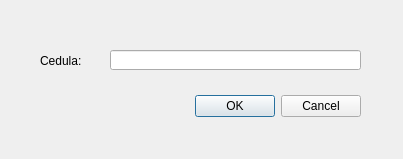
<?xml version="1.0" encoding="UTF-8"?>
<ui version="4.0">
 <class>VentanaEliminar</class>
 <widget class="QDialog" name="VentanaEliminar">
  <property name="geometry">
   <rect>
    <x>0</x>
    <y>0</y>
    <width>403</width>
    <height>159</height>
   </rect>
  </property>
  <property name="windowTitle">
   <string>Dialog</string>
  </property>
  <widget class="QDialogButtonBox" name="buttonBox">
   <property name="geometry">
    <rect>
     <x>20</x>
     <y>90</y>
     <width>341</width>
     <height>32</height>
    </rect>
   </property>
   <property name="orientation">
    <enum>Qt::Horizontal</enum>
   </property>
   <property name="standardButtons">
    <set>QDialogButtonBox::Cancel|QDialogButtonBox::Ok</set>
   </property>
  </widget>
  <widget class="QLineEdit" name="espacio_cedula">
   <property name="geometry">
    <rect>
     <x>110</x>
     <y>50</y>
     <width>251</width>
     <height>20</height>
    </rect>
   </property>
  </widget>
  <widget class="QLabel" name="cedula">
   <property name="geometry">
    <rect>
     <x>40</x>
     <y>50</y>
     <width>61</width>
     <height>21</height>
    </rect>
   </property>
   <property name="text">
    <string>Cedula:</string>
   </property>
  </widget>
 </widget>
 <resources/>
 <connections>
  <connection>
   <sender>buttonBox</sender>
   <signal>accepted()</signal>
   <receiver>VentanaEliminar</receiver>
   <slot>accept()</slot>
   <hints>
    <hint type="sourcelabel">
     <x>248</x>
     <y>254</y>
    </hint>
    <hint type="destinationlabel">
     <x>157</x>
     <y>274</y>
    </hint>
   </hints>
  </connection>
  <connection>
   <sender>buttonBox</sender>
   <signal>rejected()</signal>
   <receiver>VentanaEliminar</receiver>
   <slot>reject()</slot>
   <hints>
    <hint type="sourcelabel">
     <x>316</x>
     <y>260</y>
    </hint>
    <hint type="destinationlabel">
     <x>286</x>
     <y>274</y>
    </hint>
   </hints>
  </connection>
 </connections>
</ui>
